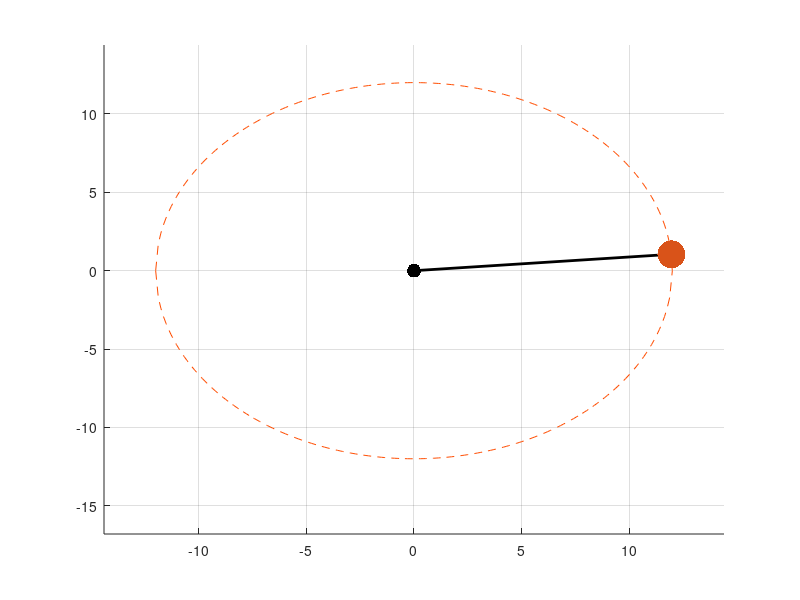

This figure's MATLAB source: (Note: this script raises an error after producing the figure.)
clear
close all



% Pendulum design
string_length = 12; % [m]
g = 10; % [m/s^2]
m = 0.1;  % [kg]
alpha = 95 * pi/180;
Rot_Mat = [cos(alpha),-sin(alpha); sin(alpha),cos(alpha)]; % counter-clockwise rotation
pos_bob_init = Rot_Mat*[0;-string_length];

F_g_mag = m*g;
F_g = [0; -F_g_mag]; % gravity acts only on vertical dimension
F_string_mag = F_g_mag * cos(0);
F_string = [F_string_mag * sin(0); F_string_mag * cos(0)];
F_net = F_string + F_g;

% Plot
fig = figure('Position', [500, 200, 800, 800]);
ax = axes(fig);
hold on
grid on

% Plot first the possible orrbit path
x_circ = linspace(-string_length, string_length, 200);
y_circ1 = sqrt(string_length^2 - x_circ.^2);
y_circ2 = -sqrt(string_length^2 - x_circ.^2);
plot(x_circ, y_circ1, 'Color', [1,0.3,0],'LineStyle', '--')
plot(x_circ, y_circ2, 'Color', [1,0.3,0],'LineStyle', '--')

% The anker point pivot
scatter(0,0, 100, 'k', 'filled')
% The pendulums string
string_plt = plot([0,pos_bob_init(1)],[0,pos_bob_init(2)], 'Color', 'k', 'LineWidth', 2);
% The pendulum bob
bob_plt = scatter(pos_bob_init(1),pos_bob_init(2), 400, 'red', 'filled');
% The force of gravity acting on the bob
% Fg_plt = quiver(pos_bob_init(1),pos_bob_init(2),0,-F_g_mag);
% The force on the bob due to the string constraining its motion
% F_string_plt = quiver(pos_bob_init(1),pos_bob_init(2),F_string(1),F_string(2));
% The net force on the pendulum
% F_net_plt = quiver(pos_bob_init(1),pos_bob_init(2),F_net(1),F_net(2));

xlim([-1.2 * string_length, 1.2* string_length])
ylim([-1.4 * string_length, 1.2* string_length])
ax.DataAspectRatio = [1,1,1];

% for i = 45:720
% % Define which angel should be plotted
% alpha = i * pi/180;
% Rot_Mat = [cos(alpha),-sin(alpha); sin(alpha),cos(alpha)]; % counter-clockwise rotation
% 
% 
% % Compute tension force in the cord
% F_string_mag = (F_g_mag * cos(alpha));
% F_string = -[F_string_mag * sin(alpha); F_string_mag * -cos(alpha)];
% 
% F_net = F_string + F_g;
% 
% % [-m*g*cos(alpha)*sin(alpha);m*g*(cos(alpha)^2 - 1)]
% 
% % Rotate the bob around the angle
% pos_bob = Rot_Mat * pos_bob_init;
% 
% pos_x = pos_bob(1);
% pos_y = pos_bob(2);
% 
% 
% % Update Plots
% string_plt.XData = [0,pos_bob(1)];
% string_plt.YData = [0,pos_bob(2)];
% bob_plt.XData = pos_bob(1);
% bob_plt.YData = pos_bob(2);
% 
% Fg_plt.XData = pos_bob(1);
% Fg_plt.YData = pos_bob(2);
% 
% F_string_plt.XData = pos_bob(1);
% F_string_plt.YData = pos_bob(2);
% F_string_plt.UData = F_string(1);
% F_string_plt.VData = F_string(2);
% 
% F_net_plt.XData = pos_bob(1);
% F_net_plt.YData = pos_bob(2);
% F_net_plt.UData = F_net(1);
% F_net_plt.VData = F_net(2);
% 
% pause(1/60)
% 
% end




%%% Solve ODE in cartesian coordinates
odefun = @(t,x) pendulum_cartesian_ODE(t,x,[string_length,g,m]);
% odefun = @(t,x) pendulum_cartesian_rhs(x,[m;string_length;g]);
x0 = [pos_bob_init;0;0];
T = 10;
tspan = linspace(0,T,30*T);
tic 
[~, y] = ode15s(odefun,tspan,x0);
toc

trace_plt = plot(0,0,'Color','k', 'LineStyle', ':', 'LineWidth', 2);

frame_rate = 1/60;
t0 = tic;
for i = 1:length(tspan)

    frame_start = toc(t0);
    pos_bob = y(i,[1,2]);

    % Update Plots
    string_plt.XData = [0,pos_bob(1)];
    string_plt.YData = [0,pos_bob(2)];
    bob_plt.XData = pos_bob(1);
    bob_plt.YData = pos_bob(2);

    % Fg_plt.XData = pos_bob(1);
    % Fg_plt.YData = pos_bob(2);

    if i > 50
        trace_plt.XData = y(i-50:i, 1);
        trace_plt.YData = y(i-50:i, 2);
    else
        trace_plt.XData = y(1:i, 1);
        trace_plt.YData = y(1:i, 2);        
    end

    % Try to achieve stable FPS
    drawnow limitrate
    next_frame = i * frame_rate;
    sleep_time = next_frame - frame_start;
    if sleep_time > 0
        pause(sleep_time)
    end
end



% %%% Solve the ODE in angle space
% odefun = @(t,x) pendulum_angle_ODE(t,x,[string_length,g,m]);
% x0 = [alpha;0];
% T = 10;
% tspan = linspace(0,T,30*T);
% tic 
% [~, y] = ode15s(odefun,tspan,x0);
% toc
% trace_plt = plot(0,0,'Color','k', 'LineStyle', ':', 'LineWidth', 2);
% frame_rate = 1/60;
% t0 = tic;
% for i = 1:length(tspan)
%     frame_start = toc(t0);
%     angle = y(i,1);
%     pos_bob(1) = string_length*sin(angle);
%     pos_bob(2) = -string_length*cos(angle);
% 
%     % Update Plots
%     string_plt.XData = [0,pos_bob(1)];
%     string_plt.YData = [0,pos_bob(2)];
%     bob_plt.XData = pos_bob(1);
%     bob_plt.YData = pos_bob(2);
% 
%     if i > 50
%         trace_plt.XData = string_length*sin(y(i-50:i, 1));
%         trace_plt.YData = -string_length*cos(y(i-50:i, 1));
%     else
%         trace_plt.XData = string_length*sin(y(1:i, 1));
%         trace_plt.YData = -string_length*cos(y(1:i, 1));        
%     end
% 
%     % Try to achieve stable FPS
%     drawnow limitrate
%     next_frame = i * frame_rate;
%     sleep_time = next_frame - frame_start;
%     if sleep_time > 0
%         pause(sleep_time)
%     end
% end




%%%%%%%%%%%%%%%%%%%%%%%%%%%%%%%%%%%%%%%%%%%%%%%%%%%%%%%%%%%%%%%%%%%%%%%%%%%
function dxdt = pendulum_cartesian_ODE(t,x,theta)
% Unpack state variables
pos_x = x(1);
pos_y = x(2);
vel_x = x(3);
vel_y = x(4);
% Model parameters
L = theta(1);
g = theta(2);
m = theta(3);

% Helper variables
vel_sq = vel_x^2 + vel_y^2;
lambda = (- m * vel_sq + m * g * pos_y) / L^2;

% ODE's
dxdt = zeros(4,1);
dxdt(1) = vel_x;
dxdt(2) = vel_y;
dxdt(3) = lambda/m*pos_x;
dxdt(4) = -g + lambda/m*pos_y;
end
%%%%%%%%%%%%%%%%%%%%%%%%%%%%%%%%%%%%%%%%%%%%%%%%%%%%%%%%%%%%%%%%%%%%%%%%%%%




%%%%%%%%%%%%%%%%%%%%%%%%%%%%%%%%%%%%%%%%%%%%%%%%%%%%%%%%%%%%%%%%%%%%%%%%%%%
function dxdt = pendulum_angle_ODE(t,x,theta)
% Unpack state variables
angle = x(1);
angle_vel = x(2);

% Model parameters
L = theta(1);
g = theta(2);

% ODE's
dxdt = zeros(2,1);
dxdt(1) = angle_vel;
dxdt(2) = -g/L*sin(angle);
end
%%%%%%%%%%%%%%%%%%%%%%%%%%%%%%%%%%%%%%%%%%%%%%%%%%%%%%%%%%%%%%%%%%%%%%%%%%%
